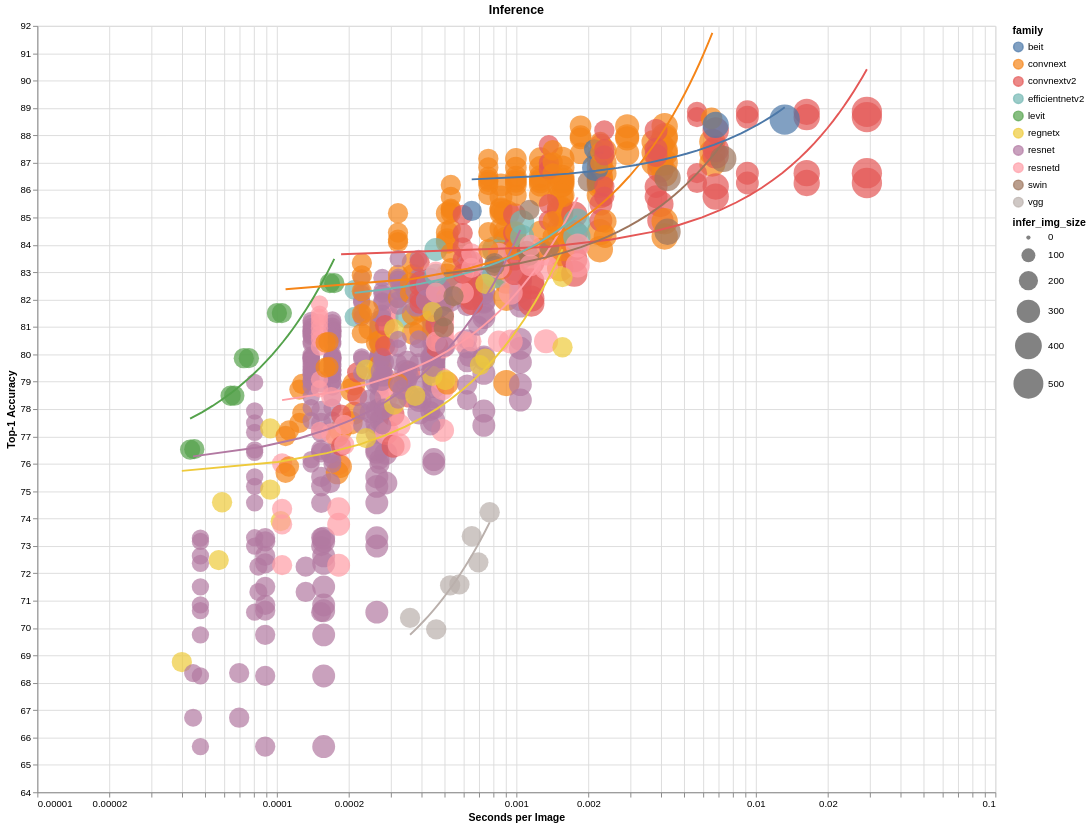

Notebook code cell kept with this figure:
### Code cell
import altair as alt

# Ensure Kaggle renderer is active
alt.renderers.enable('kaggle')

def show_subs(df, title, size_col):
    # Filter the dataframe based on the 'subs' variable (ensure 'subs' is defined globally)
    df_subs = df[df.family.str.fullmatch(subs)].copy()
    
    # Base chart for points
    base = alt.Chart(df_subs).encode(
        x=alt.X('secs', scale=alt.Scale(type='log'), title='Seconds per Image'),
        y=alt.Y('top1', scale=alt.Scale(zero=False), title='Top-1 Accuracy'),
        color='family'
    )
    
    # The Scatter layer
    points = base.mark_circle().encode(
        size=alt.Size(f'{size_col}:Q', scale=alt.Scale(range=[20, 1000])),
        tooltip=['model_org', 'family', 'top1', size_col]
    )
    
    # The Trendline layer (Linear Regression)
    # Note: Altair performs regression on the transformed values
    trendline = base.transform_regression(
        'secs', 'top1', groupby=['family', 'method'] if 'method' in df_subs else ['family'], method='poly', order=1
    ).mark_line()
    
    # Combine layers and set properties
    return (points + trendline).properties(
        width=1000,
        height=800,
        title=title
    ).interactive()

# Call the function and ensure 'subs' is defined beforehand (e.g., subs = 'resnet|vit')
chart_subs = show_subs(df, 'Inference', 'infer_img_size')
chart_subs

### Figure 1 — Vega-Lite specification as saved in the notebook (floating-point values rounded to 4 significant figures; data arrays with more than 128 entries replaced by an {"elided": "..."} marker saying what was removed)
{"config": {"view": {"continuousWidth": 400, "continuousHeight": 300}}, "layer": [{"mark": "circle", "encoding": {"color": {"field": "family", "type": "nominal"}, "size": {"field": "infer_img_size", "scale": {"range": [20, 1000]}, "type": "quantitative"}, "tooltip": [{"field": "model_org", "type": "nominal"}, {"field": "family", "type": "nominal"}, {"field": "top1", "type": "quantitative"}, {"field": "infer_img_size", "type": "quantitative"}], "x": {"field": "secs", "scale": {"type": "log"}, "title": "Seconds per Image", "type": "quantitative"}, "y": {"field": "top1", "scale": {"zero": false}, "title": "Top-1 Accuracy", "type": "quantitative"}}, "selection": {"selector002": {"type": "interval", "bind": "scales", "encodings": ["x", "y"]}}}, {"mark": "line", "encoding": {"color": {"field": "family", "type": "nominal"}, "x": {"field": "secs", "scale": {"type": "log"}, "title": "Seconds per Image", "type": "quantitative"}, "y": {"field": "top1", "scale": {"zero": false}, "title": "Top-1 Accuracy", "type": "quantitative"}}, "transform": [{"on": "secs", "regression": "top1", "groupby": ["family"], "method": "poly", "order": 1}]}], "data": {"name": "data-72cb3328ca83ba8e33e7839f1126559d"}, "height": 800, "title": "Inference", "width": 1000, "$schema": "https://vega.github.io/schema/vega-lite/v4.17.0.json", "datasets": {"data-72cb3328ca83ba8e33e7839f1126559d": {"elided": "721 records"}}}
